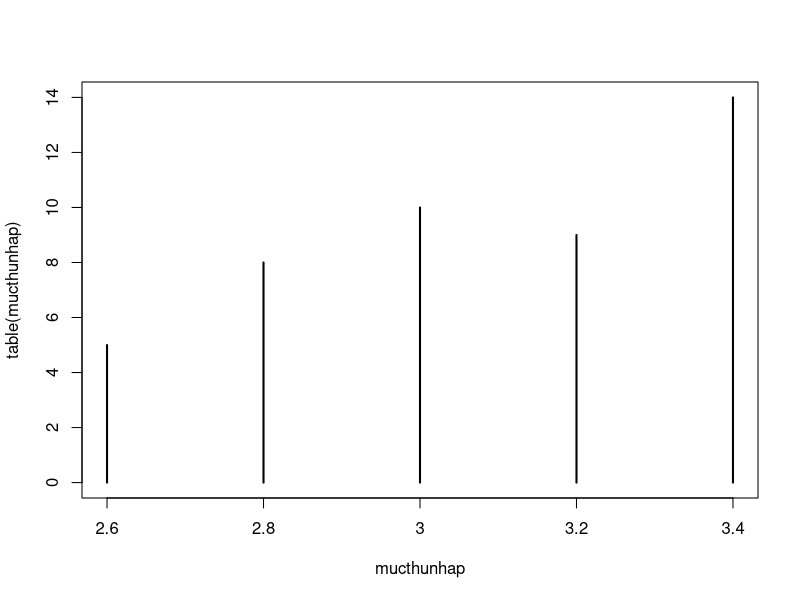

Write R code to recreate this figure.
# a)
mucthunhap = c(rep(2.6, 5), rep(2.8, 8), rep(3.0, 10), rep(3.2, 9), rep(3.4,14))
plot(table(mucthunhap))
# b)
GT_trungbinh = mean(mucthunhap)
phuong_sai = var(mucthunhap)

ans = 0
for (i in mucthunhap) {
  ans = ans + (i - GT_trungbinh) * (i - GT_trungbinh);
}
ans = ans / (46 - 1)
ans

# c)
u0 = 3.22

T = (GT_trungbinh - u0) * sqrt(length(mucthunhap)) / sqrt(phuong_sai)
print(T)

print(abs(T) >= 1.96)
